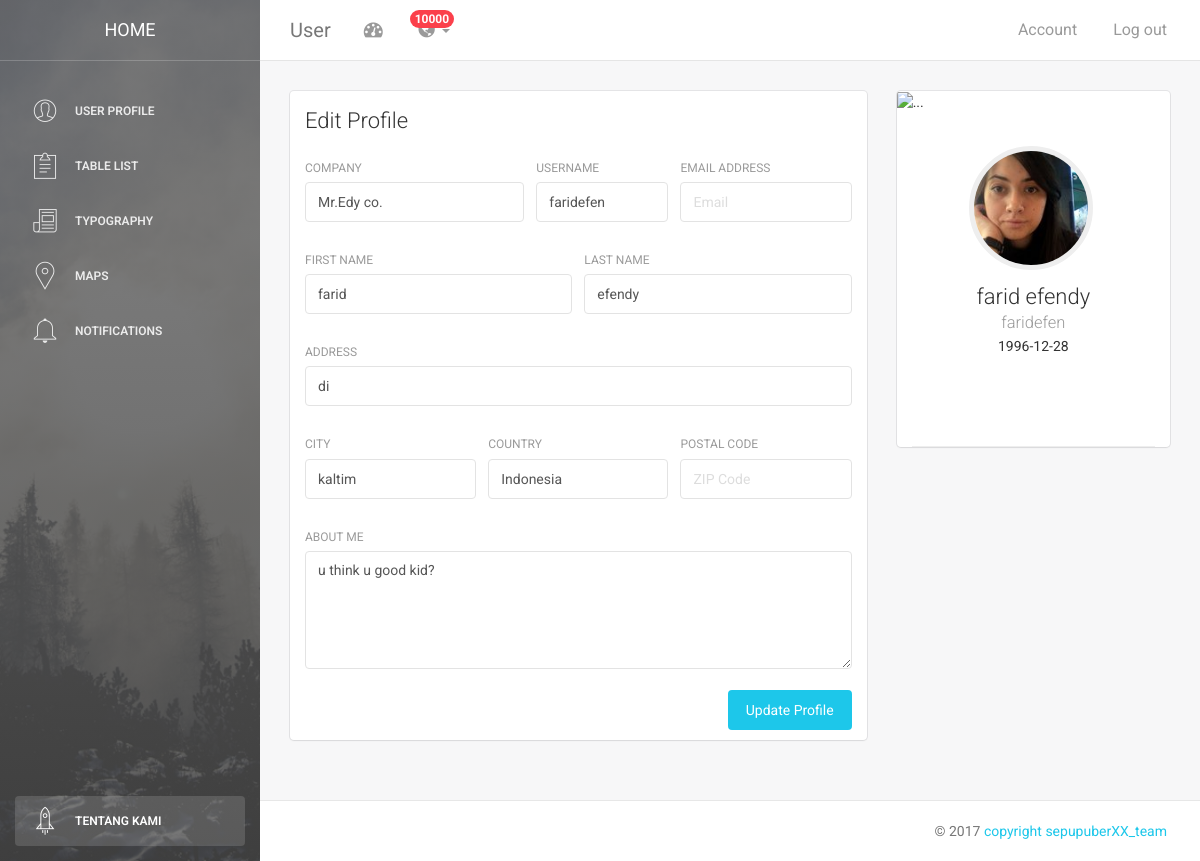
The app's page /user.php (signed in) with its own data.
### tables this page shows
CREATE TABLE `user` (
  `username` varchar(20) NOT NULL,
  `password` varchar(20) NOT NULL,
  `email` varchar(50) NOT NULL,
  `firstname` varchar(80) NOT NULL,
  `lastname` varchar(80) NOT NULL,
  `dateofbirth` date NOT NULL,
  `address` varchar(100) NOT NULL,
  `province` varchar(30) NOT NULL,
  `level` int(1) NOT NULL DEFAULT '1'
);

### user.php (the view, shortened to what this page needs)
<!doctype html>
<html lang="en">
<head>
    <link href="assets/css/bootstrap.min.css" rel="stylesheet" />
    <link href="assets/css/animate.min.css" rel="stylesheet"/>
    <link href="assets/css/light-bootstrap-dashboard.css?v=1.4.0" rel="stylesheet"/>
    <link href="assets/css/demo.css" rel="stylesheet" />
    <link href="http://maxcdn.bootstrapcdn.com/font-awesome/4.2.0/css/font-awesome.min.css" rel="stylesheet">
    <link href="assets/css/pe-icon-7-stroke.css" rel="stylesheet" />
</head>
<body>
<?php
include("koneksi.php");
$username = $_SESSION['username'];
$sql = "SELECT * FROM user WHERE username='$username'";
$result = $conn->query ($sql);
if ($result->num_rows > 0) {
    while($row = $result->fetch_assoc()) {
        $firstname = $row["firstname"];
        $lastname = $row["lastname"];
        $dateofbirth = $row["dateofbirth"];
        $address = $row["address"];
        $province = $row["province"];
        $email = $row["email"];
    }
} else {
    echo "0 results";
}
 ?>
<?php
include("sidebar.php");
 ?>
    <div class="main-panel">
<?php
include("topnavbar.php");
 ?>
        <div class="content">
            <div class="container-fluid">
                <div class="row">
                    <div class="col-md-8">
                        <div class="card">
                            <div class="header">
                                <h4 class="title">Edit Profile</h4>
                            </div>
                            <div class="content">
                                <form>
                                    <div class="row">
                                        <div class="col-md-5">
                                            <div class="form-group">
                                                <label>Company</label>
                                                <input type="text" class="form-control" value="Mr.Edy co.">
                                            </div>
                                        </div>
                                        <div class="col-md-3">
                                            <div class="form-group">
                                                <label>Username</label>
                                                <input type="text" class="form-control" placeholder="Username" value=<?php echo $_SESSION["username"]; ?>>
                                            </div>
                                        </div>
                                        <div class="col-md-4">
                                            <div class="form-group">
                                                <label for="exampleInputEmail1">Email address</label>
                                                <input type="email" class="form-control" placeholder="Email" value=<?php echo $email ?>>
                                            </div>
                                        </div>
                                    </div>
                                    <div class="row">
                                        <div class="col-md-6">
                                            <div class="form-group">
                                                <label>First Name</label>
                                                <input type="text" class="form-control" placeholder="Company" value=<?php echo $firstname ?>>
                                            </div>
                                        </div>
                                        <div class="col-md-6">
                                            <div class="form-group">
                                                <label>Last Name</label>
                                                <input type="text" class="form-control" placeholder="Last Name" value=<?php echo $lastname; ?>>
                                            </div>
                                        </div>
                                    </div>
                                    <div class="row">
                                        <div class="col-md-12">
                                            <div class="form-group">
                                                <label>Address</label>
                                                <input type="text" class="form-control" placeholder="Home Address" value=<?php echo $address; ?>>
                                            </div>
                                        </div>
                                    </div>
                                    <div class="row">
                                        <div class="col-md-4">
                                            <div class="form-group">
                                                <label>City</label>
                                                <input type="text" class="form-control" placeholder="City" value=<?php echo $province; ?>>
                                            </div>
                                        </div>
                                        <div class="col-md-4">
                                            <div class="form-group">
                                                <label>Country</label>
                                                <input type="text" class="form-control" placeholder="Country" value="Indonesia">
                                            </div>
                                        </div>
                                        <div class="col-md-4">
                                            <div class="form-group">
                                                <label>Postal Code</label>
                                                <input type="number" class="form-control" placeholder="ZIP Code">
                                            </div>
                                        </div>
                                    </div>
                                    <div class="row">
                                        <div class="col-md-12">
                                            <div class="form-group">
                                                <label>About Me</label>
                                                <textarea rows="5" class="form-control" placeholder="Here can be your description" value="Mike">u think u good kid?</textarea>
                                            </div>
                                        </div>
                                    </div>
                                    <button type="submit" class="btn btn-info btn-fill pull-right">Update Profile</button>
                                    <div class="clearfix"></div>
                                </form>
                            </div>
                        </div>
                    </div>
                    <div class="col-md-4">
                        <div class="card card-user">
                            <div class="image">
                                <img src="https://ununsplash.imgix.net/photo-1431578500526-4d9613015464?fit=crop&fm=jpg&h=300&q=75&w=400" alt="..."/>
                            </div>
                            <div class="content">
                                <div class="author">
                                     <a href="#">
                                    <img class="avatar border-gray" src="assets/img/faces/face-6.jpg" alt="..."/>
                                      <h4 class="title"><?php echo $firstname . " " . $lastname;  ?><br />
                                         <small><?php echo $_SESSION['username'];  ?></small>
                                      </h4>
                                    </a>
                                </div>
                                <p class="description text-center"> <?php echo $dateofbirth;  ?>
                                </p>
                            </div>
                            <hr>
                        </div>
                    </div>
                </div>
            </div>
        </div>
        <footer class="footer">
            <div class="container-fluid">
                <p class="copyright pull-right">
                    &copy; <script>document.write(new Date().getFullYear())</script> <a href="http://www.creative-tim.com">copyright sepupuberXX_team
                </p>
            </div>
        </footer>
    </div>
</div>
</body>
</html>

### records on screen
user: firstname "farid", lastname "efendy", province "kaltim", dateofbirth "1996-12-28"

### other values on screen
$_SESSION['username'] "faridefen"
